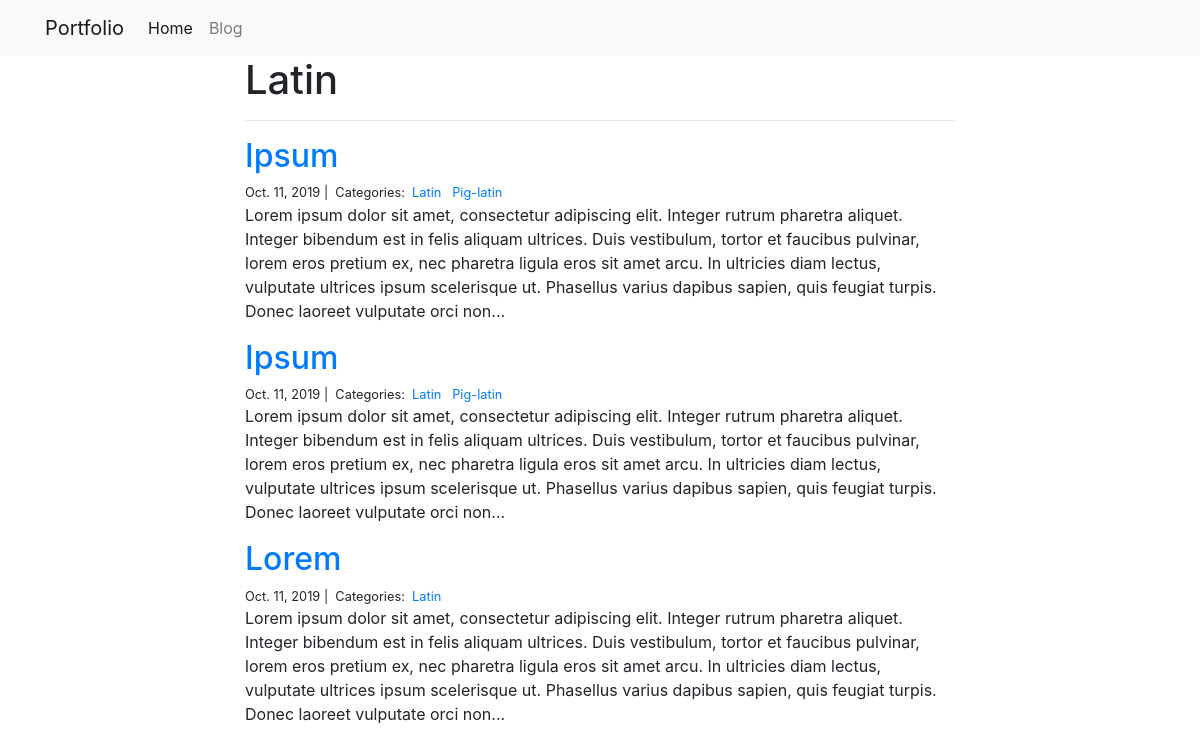
Page /blog/Latin/ on the committed database.
### blog/models.py (models this page shows)
class Category(models.Model):
    name = models.CharField(max_length=20)

class Post(models.Model):
    title = models.CharField(max_length=255)
    body = models.TextField()
    created_on = models.DateTimeField(auto_now_add=True)
    last_modified = models.DateTimeField(auto_now=True)
    categories = models.ManyToManyField("Category", related_name="posts")

### blog/views.py (the view)
# urls.py: path("<category>/", views.blog_category, name="blog_category"),
def blog_category(request, category):
    posts = Post.objects.filter(categories__name__contains=category).order_by(
        "-created_on"
    )
    context = {"category": category, "posts": posts}
    return render(request, "blog_category.html", context)

### blog/templates/blog_category.html
{% extends "base.html" %}
{% block page_content %}
<div class="col-md-8 offset-md-2">
    <h1>{{ category | title }}</h1>
    <hr>
    {% for post in posts %}
        <h2><a href="{% url 'blog_detail' post.pk%}">{{ post.title }}</a></h2>
        <small>
            {{ post.created_on.date }} |&nbsp;
            Categories:&nbsp;
            {% for category in post.categories.all %}
            <a href="{% url 'blog_category' category.name %}">
                {{ category.name }}
            </a>&nbsp;
            {% endfor %}
        </small>
        <p>{{ post.body | slice:":400" }}...</p>
    {% endfor %}
</div>
{% endblock %}

### rows in the picture
Category: name "Latin"
Post: title "Ipsum", created_on "Oct. 11, 2019", body "Lorem ipsum dolor sit amet, consectetur adipiscing elit. Integer rutrum pharetra aliquet. Integer bibendum est in felis aliquam ultrices. Duis vestibulum, tortor et faucibus pulvinar, lorem eros pretium ex, nec pharetra ligula eros sit amet arcu. In ultricies diam lectus, vulputate ultrices ipsum scelerisque ut. Phasellus varius dapibus sapien, quis feugiat turpis. Donec laoreet vulputate orci non"
Category: name "Pig-latin"
Post: title "Lorem", created_on "Oct. 11, 2019", body "Lorem ipsum dolor sit amet, consectetur adipiscing elit. Integer rutrum pharetra aliquet. Integer bibendum est in felis aliquam ultrices. Duis vestibulum, tortor et faucibus pulvinar, lorem eros pretium ex, nec pharetra ligula eros sit amet arcu. In ultricies diam lectus, vulputate ultrices ipsum scelerisque ut. Phasellus varius dapibus sapien, quis feugiat turpis. Donec laoreet vulputate orci non"
